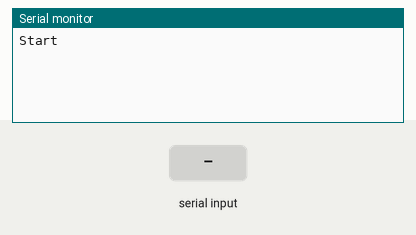
Recording of a sketch running on a simulated Arduino Uno, built with avr-gcc and run on an emulated ATmega328P. Parts: the last lines printed to the serial monitor. Inputs (shaded band) come from the test bench.

Above: at 1.2 s.
1.3 s: "90,45\n" received over Serial
At 1.8 s:
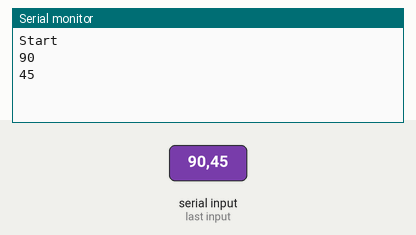
2.8 s: "30,150\n" received over Serial
At 4.9 s:
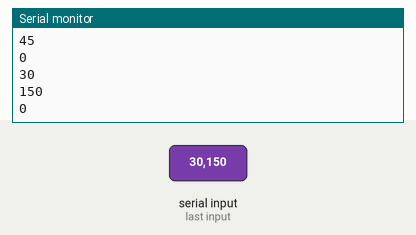
Timing chart, 0 to 6.4 s (numbered marks = the images above; inputs shaded):
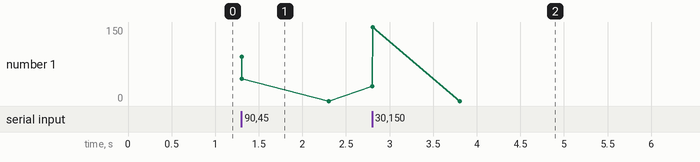

Measured:
- after the input at 1.3 s, the serial monitor: prints a new line at once (image 1)
- after the input at 2.8 s, the serial monitor: prints a new line at once (image 2)

The sketch:

6_DC_Serial.ino
```cpp
#define dc 9

void setup()
{
  pinMode(dc,OUTPUT);
  analogWrite(dc,0);

  Serial.begin(9600);
  Serial.println("Start");
}

int dc_speed = 0;

void loop()
{
  if(Serial.available())
  {
    dc_speed = Serial.parseInt();
    Serial.println(dc_speed);
  }
  analogWrite(dc,dc_speed);
}
```
